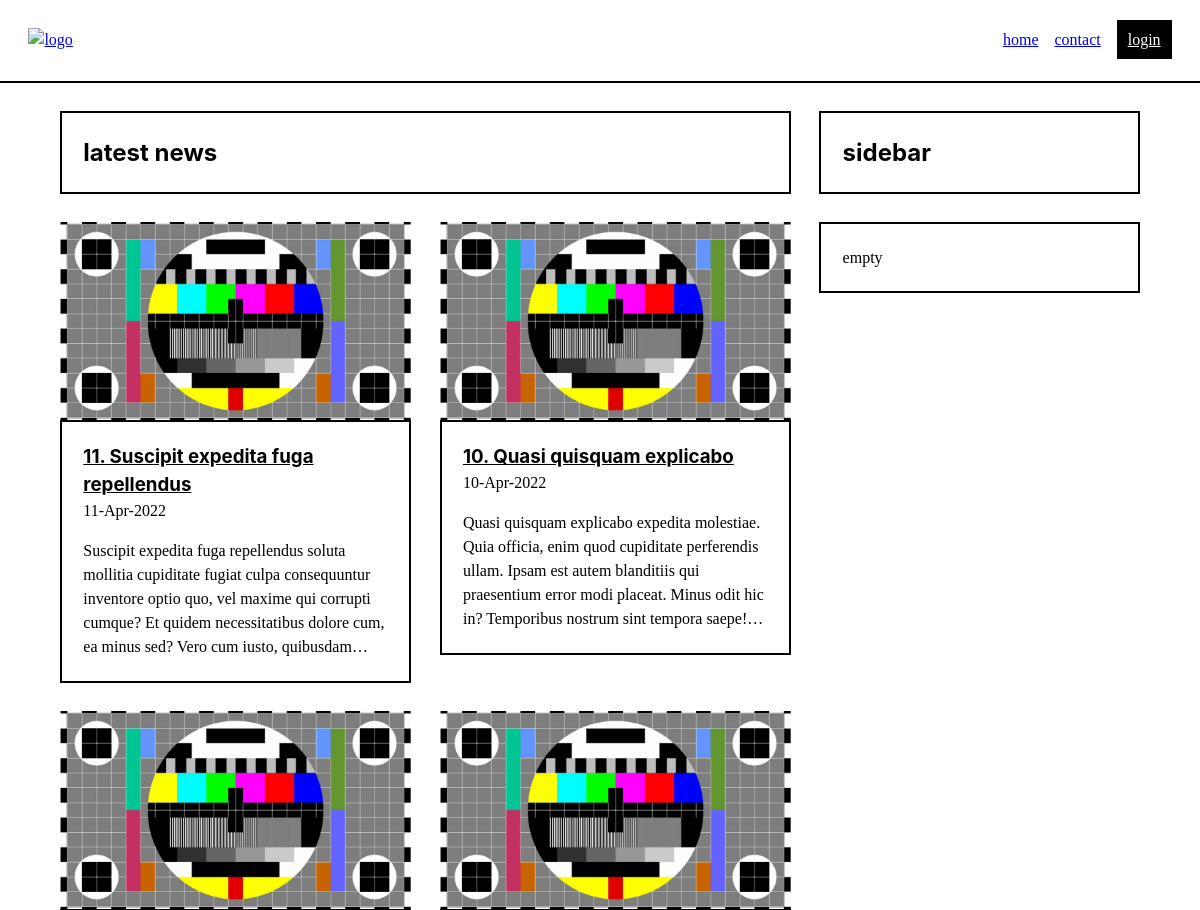
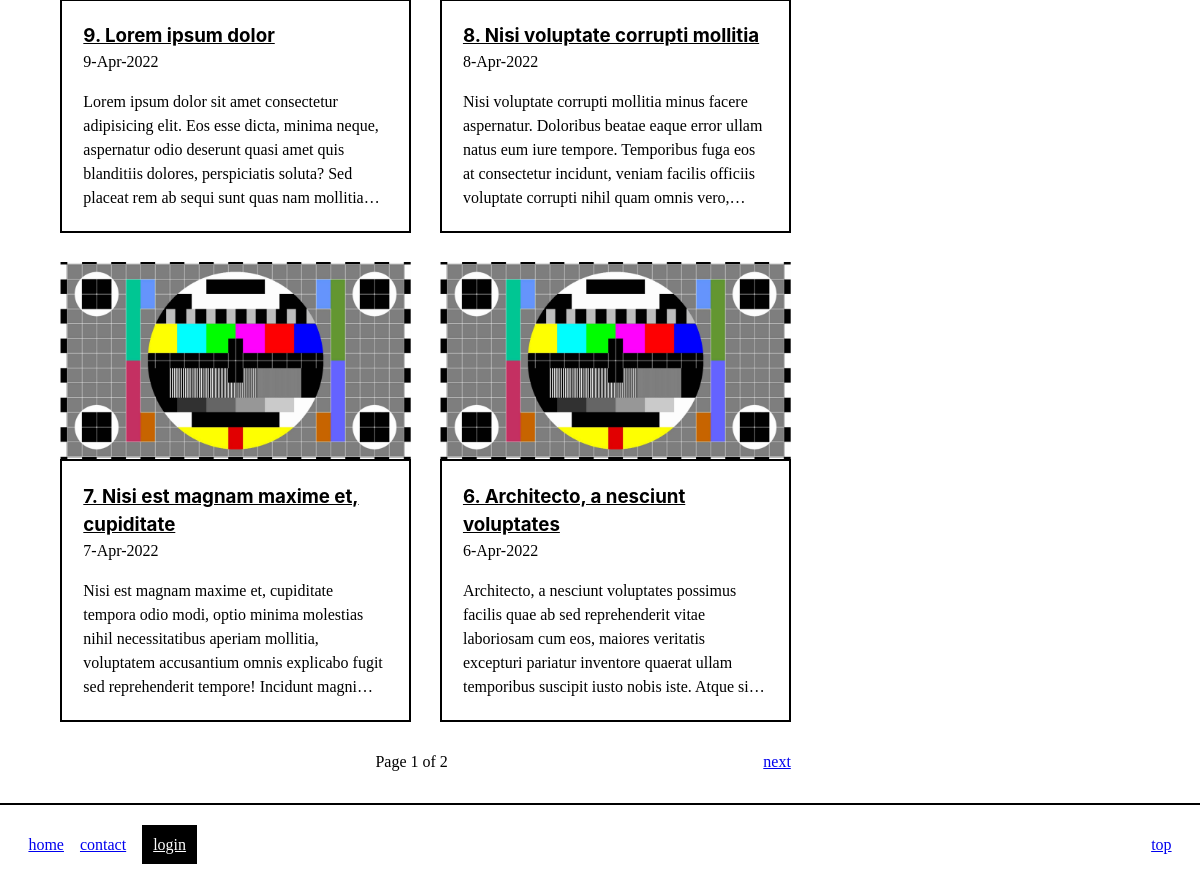
The page / on the database its author committed (2 pictures, top to bottom).
### tables this page shows
CREATE TABLE `article` (
  `id` int(11) NOT NULL,
  `title` varchar(128) NOT NULL,
  `content` text NOT NULL,
  `published_at` datetime DEFAULT NULL,
  `image_file` varchar(200) DEFAULT NULL
);

### classes/Article.php (called while the page is built, shortened)
<?php
class Article
{
  public static function getPage($conn, $limit, $offset)
  {
    $sql = "SELECT *
            FROM article
            ORDER BY published_at DESC
            LIMIT :limit
            OFFSET :offset";
    $stmt = $conn->prepare($sql);
    $stmt->bindValue(':limit', $limit, PDO::PARAM_INT);
    $stmt->bindValue(':offset', $offset, PDO::PARAM_INT);
    $stmt->execute();
    return $stmt->fetchAll(PDO::FETCH_ASSOC);
  }
  public  static function getTotal($conn)
  {
    return $conn->query('SELECT COUNT(*) FROM article')->fetchColumn();
  }
}

### classes/Paginator.php (called while the page is built, shortened)
<?php
class Paginator
{
  public function __construct($page, $records_per_page, $total_articles)
  {
    $this->limit = $records_per_page;
    $options = ['options' => ['default' => 1, 'min_range' => 1]];
    $this->page = $page = filter_var($page, FILTER_VALIDATE_INT, $options);
    $this->total_pages = $total_pages = ceil($total_articles / $records_per_page);
    $this->offset = $records_per_page * ($page - 1);
  }
}

### index.php (the view, shortened to what this page needs)
<?php
$conn = require 'includes/db.php';
$paginator = new Paginator($_GET['page'] ?? 1, 6, Article::getTotal($conn));
$articles = Article::getPage($conn, $paginator->limit, $paginator->offset);
?>
<?php require 'includes/header.php'; ?>
<div class="container">
  <div class="sidebar">
    <main class="stack">
      <div class="box">
        <h2>latest news</h2>
      </div>
      <?php if (empty($articles)) : ?>
        <h3>No articles found.</h3>
      <?php else : ?>
        <ul role="list" class="[ grid ][ space-stack:composition ]">
          <?php foreach ($articles as $article) : ?>
            <li>
              <article class="flex:column">
                <div class="[ box ][ flex:column flow ]">
                  <h3><a class="absolute" href="article.php?id=<?= $article['id']; ?>"><?= htmlspecialchars($article['title']); ?></a></h3>
                  <?php $datetime = new DateTime($article['published_at']); ?>
                  <time datetime="<?= $datetime->format("Y-m-j"); ?>"><?= $datetime->format("j-M-Y"); ?></time>
                  <p><?= htmlspecialchars($article['content']); ?></p>
                </div>
                <?php if ($article['image_file']) : ?>
                  <img class="[ frame ar-16:9 ][ order:-1 ]" src="/uploads/<?= $article['image_file']; ?>" alt="<?= $article['image_file']; ?>">
                <?php endif; ?>
              </article>
            </li>
          <?php endforeach; ?>
        </ul>
      <?php endif; ?>
      <?php require 'includes/pagination.php'; ?>
    </main>
    <aside class="stack">
      <div class="box">
        <h2>sidebar</h2>
      </div>
      <div class="[ box ][ space-stack:composition ]">
        empty
      </div>
    </aside>
  </div>
</div>
<?php require 'includes/footer.php'; ?>

### css/root.css (style rules this page uses)
:root { --font-sans-serif: -apple-system, BlinkMacSystemFont, avenir next, avenir, segoe ui, helvetica neue, helvetica, Ubuntu, roboto, noto, arial, sans-serif; --font-serif: Iowan Old Style, Apple Garamond, Baskerville, Times New Roman, Droid Serif, Times, Source Serif Pro, serif, Apple Color Emoji, Segoe UI Emoji, Segoe UI Symbol; --font-mono: Menlo, Consolas, Monaco, Liberation Mono, Lucida Console, monospace; --ratio: 1.333; --s-5: calc(var(--s-4) / var(--ratio)); --s-4: calc(var(--s-3) / var(--ratio)); --s-3: calc(var(--s-2) / var(--ratio)); --s-2: calc(var(--s-1) / var(--ratio)); --s-1: calc(var(--s0) / var(--ratio)); --s0: 1rem; --s1: calc(var(--s0) * var(--ratio)); --s2: calc(var(--s1) * var(--ratio)); --s3: calc(var(--s2) * var(--ratio)); --s4: calc(var(--s3) * var(--ratio)); --s5: calc(var(--s4) * var(--ratio)); --max-inline-size: 1080px; --min-inline-size: 200px; --line-height: 1.5; --padding-composition: var(--s2); --padding-box: var(--s1); --padding-element: var(--s0); --padding-element-small: var(--s-2); --color-light: hsla(360, 100%, 100%, 1); --color-grey-light: hsl(210, 29%, 97%); --color-grey-dark: hsl(210, 18%, 84%); --color-mid: hsla(0, 0%, 50%, 1); --color-dark: hsla(0, 0%, 0%, 1); --color-accent: hsla(360, 100%, 50%, 1); --color-accent-shade: hsla(360, 100%, 45%, 1); --border-color: var(--color-dark); --border-style: solid; --border-width: 2px; --border: var(--border-color) var(--border-style) var(--border-width); --border-radius: none; --focus-outline-offset: var(--s-5); --focus-outline-color: var(--color-mid); --focus-outline-style: solid; --focus-outline-width: var(--border-width); --focus-outline: var(--focus-outline-color) var(--focus-outline-style) var(--focus-outline-width); }

### css/global.css (style rules this page uses)
*, *::before, *::after { box-sizing: border-box; padding: 0; margin: 0; border: 0 solid; word-break: break-word; }
body { min-inline-size: var(--min-inline-size); overflow-x: hidden; background: var(--color-light); color: var(--color-dark); line-height: var(--line-height); font-family: Georgia, var(--font-serif); }
:is(h1, h2, h3, h4) { font-family: var(--font-sans-serif); }
ul[role="list"], ol[role="list"] { list-style: none; }
.box ~ .frame { border-block-end: none; }
article { position: relative; }
article time { --space-flow: 0; }
ul article p { display: -webkit-box; -webkit-box-orient: vertical; -webkit-line-clamp: 5; overflow: hidden; }
img { max-inline-size: 70ch; max-block-size: 45ch; max-width: 100%; height: auto; }
p { max-inline-size: 70ch; }

### css/composition.css (style rules this page uses)
.box { padding: var(--padding-box); border: var(--border); color: var(--color-dark); background-color: var(--color-light); }
.box * { color: inherit; }
.container { padding-inline: max( var(--padding-composition), 50vw - var(--max-inline-size) / 2 ); padding-block: var(--padding-composition); }
.frame { aspect-ratio: var(--w) / var(--h); overflow: hidden; display: flex; justify-content: center; align-items: center; background-color: var(--color-mid); }
.ar-16\:9 { --w: 16; --h: 9; }
.grid { display: grid; grid-gap: var(--padding-composition); }
.sidebar { display: flex; flex-wrap: wrap; gap: var(--padding-composition); }
.sidebar > :last-child { flex-basis: 20rem; flex-grow: 1; }
.sidebar > :first-child { flex-basis: 0; flex-grow: 999; min-inline-size: 50%; }
.stack { display: flex; flex-direction: column; justify-content: flex-start; }
.stack > * { margin-block: 0; }
.stack > * + * { --space-stack: 1rem; margin-block-start: var(--space-stack, 1rem); }

### css/utility.css (style rules this page uses)
.flex\:column { display: flex; flex-direction: column; }
.flow > * + * { margin-block-start: var(--space-flow, 1em); }
.order\:-1 { --order: -1; order: var(--order); }
.space-stack\:composition { --space-stack: var(--padding-composition); }
.absolute::after { position: absolute; content: ""; inset-block-start: 0; inset-inline-end: 0; inset-block-end: 0; inset-inline-start: 0; }

### rows shown on the page
article: title "11. Suscipit expedita fuga repellendus", published_at "11-Apr-2022", content "Suscipit expedita fuga repellendus soluta mollitia cupiditate fugiat culpa consequuntur inventore optio quo, vel maxime qui corrupti cumque? Et quidem necessitatibus dolore cum, ea minus sed? Vero cum iusto,…", image_file (picture)
article: title "10. Quasi quisquam explicabo", published_at "10-Apr-2022", content "Quasi quisquam explicabo expedita molestiae. Quia officia, enim quod cupiditate perferendis ullam. Ipsam est autem blanditiis qui praesentium error modi placeat. Minus odit hic in? Temporibus nostrum sint tempora…", image_file (picture)
article: title "9. Lorem ipsum dolor", published_at "9-Apr-2022", content "Lorem ipsum dolor sit amet consectetur adipisicing elit. Eos esse dicta, minima neque, aspernatur odio deserunt quasi amet quis blanditiis dolores, perspiciatis soluta? Sed placeat rem ab sequi sunt quas nam…", image_file (picture)
article: title "8. Nisi voluptate corrupti mollitia", published_at "8-Apr-2022", content "Nisi voluptate corrupti mollitia minus facere aspernatur. Doloribus beatae eaque error ullam natus eum iure tempore. Temporibus fuga eos at consectetur incidunt, veniam facilis officiis voluptate corrupti nihil quam omnis…", image_file (picture)
article: title "7. Nisi est magnam maxime et, cupiditate", published_at "7-Apr-2022", content "Nisi est magnam maxime et, cupiditate tempora odio modi, optio minima molestias nihil necessitatibus aperiam mollitia, voluptatem accusantium omnis explicabo fugit sed reprehenderit tempore! Incidunt…", image_file (picture)
article: title "6. Architecto, a nesciunt voluptates", published_at "6-Apr-2022", content "Architecto, a nesciunt voluptates possimus facilis quae ab sed reprehenderit vitae laboriosam cum eos, maiores veritatis excepturi pariatur inventore quaerat ullam temporibus suscipit iusto nobis iste. Atque…", image_file (picture)

### other values the page prints
$paginator->page "1"
$paginator->total_pages "2"
